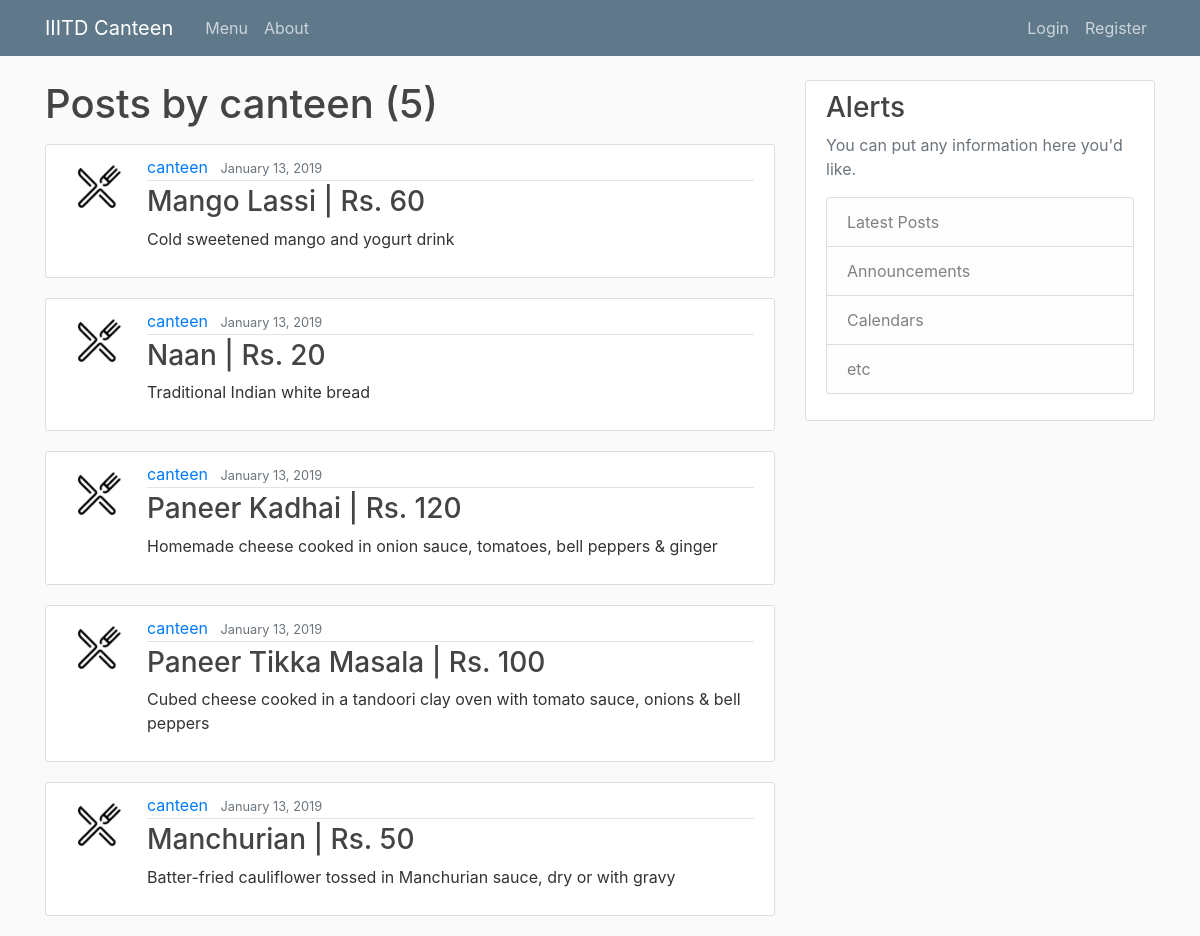
The app's page /user/canteen with its own data.
### blog/models.py (models this page shows, shortened)
class Post(models.Model):
    title = models.CharField(max_length=100)
    content = models.TextField()
    date_posted = models.DateTimeField(default=timezone.now)
    author = models.ForeignKey(User, on_delete=models.CASCADE)

### users/models.py (models this page shows, shortened)
class Profile(models.Model):
    user = models.OneToOneField(User, on_delete=models.CASCADE)
    image = models.ImageField(default='default.jpg', upload_to='profile_pics')

### blog/views.py (the view)
# urls.py: path('user/<str:username>', UserPostListView.as_view(), name='user-posts'),
class UserPostListView(ListView):
    model = Post
    template_name = 'blog/user_posts.html'  # <app>/<model>_<viewtype>.html
    context_object_name = 'posts'
    paginate_by = 5
    def get_queryset(self):
        user = get_object_or_404(User, username=self.kwargs.get('username'))
        return Post.objects.filter(author=user).order_by('-date_posted')

### blog/templates/blog/user_posts.html (shortened to what this page needs)
{% extends "blog/base.html" %}
{% block content %}
    <h1 class="mb-3">Posts by {{ view.kwargs.username }} ({{ page_obj.paginator.count }})</h1>
    {% for post in posts %}
        <article class="media content-section">
          <img class="rounded-circle article-img" src="{{ post.author.profile.image.url }}">
          <div class="media-body">
            <div class="article-metadata">
              <a class="mr-2" href="{% url 'user-posts' post.author.username %}">{{ post.author }}</a>
              <small class="text-muted">{{ post.date_posted|date:"F d, Y" }}</small>
            </div>
            <h3><a class="article-title" href="{% url 'post-detail' post.id %}">{{ post.title }}</a></h3>
            <p class="article-content">{{ post.content }}</p>
          </div>
        </article>
    {% endfor %}
{% endblock content %}

### blog/static/blog/main.css (style rules this page uses)
body { background: #fafafa; color: #333333; margin-top: 5rem; }
h1, h2, h3, h4, h5, h6 { color: #444444; }
.content-section { background: #ffffff; padding: 10px 20px; border: 1px solid #dddddd; border-radius: 3px; margin-bottom: 20px; }
.article-title { color: #444444; }
.article-content { white-space: pre-line; }
.article-img { height: 65px; width: 65px; margin-right: 16px; }
.article-metadata { padding-bottom: 1px; margin-bottom: 4px; border-bottom: 1px solid #e3e3e3 }

### records on screen
Post: author.profile.image (placeholder picture), author "canteen", date_posted "January 13, 2019", title "Mango Lassi | Rs. 60", content "Cold sweetened mango and yogurt drink"
Post: author.profile.image (placeholder picture), author "canteen", date_posted "January 13, 2019", title "Naan | Rs. 20", content "Traditional Indian white bread"
Post: author.profile.image (placeholder picture), author "canteen", date_posted "January 13, 2019", title "Paneer Kadhai | Rs. 120", content "Homemade cheese cooked in onion sauce, tomatoes, bell peppers & ginger"
Post: author.profile.image (placeholder picture), author "canteen", date_posted "January 13, 2019", title "Paneer Tikka Masala | Rs. 100", content "Cubed cheese cooked in a tandoori clay oven with tomato sauce, onions & bell peppers"
Post: author.profile.image (placeholder picture), author "canteen", date_posted "January 13, 2019", title "Manchurian | Rs. 50", content "Batter-fried cauliflower tossed in Manchurian sauce, dry or with gravy"

### other values on screen
{{ view.kwargs.username }} "canteen"
{{ page_obj.paginator.count }} "5"
